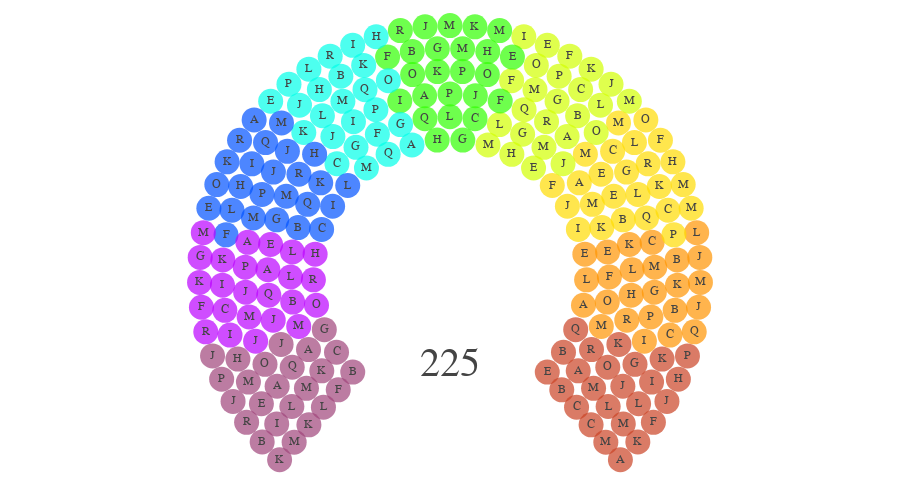

The cell this chart's notebook holds for it:
### Code cell
import plotly.express as px
import pandas as pd
import math
import plotly.express as px

def Sort_Tuple(tup):
    return sorted(tup, key=lambda x: x[1])

def parlamentary_Coord(df,angle_total=180,rows=4, ratio=6,initial='NAME'):    
    arco_total = 0
    angles = []
    for i in range(rows):
        arco_total += math.pi * int(ratio+i)
    for i in range(rows):
        arco_radio = math.pi * int(ratio+i)
        angles.append(angle_total/round(arco_radio/(arco_total/len(df)),0))
    coord = []
    for a in range(len(angles)):
        current_angle = angles[a]/2
        for i in range(int(round(angle_total/angles[a],0))):        
            coord.append((ratio+a, current_angle))
            current_angle += angles[a]
    coord = Sort_Tuple(coord)    
    df["radio"] = list(zip(*coord))[0]
    df["tetha"] = list(zip(*coord))[1]
    df["INITIAL"] = df[initial].apply(lambda x: x[0]) # only for text in marker chart
    return df

url = 'https://raw.githubusercontent.com/U-Danny/test-dataset/main/parlamento.csv'
df = pd.read_csv(url, sep=';')
df = df.iloc[:] #slice for some test. some errors will be generated depending on the length of the df and the configuration of the chart
df = df.sort_values(by=['PARTIDO'], ascending=True) # remember sort df for column 

#config for parlamentary plot
graph_style = "none" #template plotly
height = 500 # height plot
angle_total = 280 # all cover plot, recomended 90 - 300
size_marker = 25  #config by size angle_total in design

#df your dataframe
df = parlamentary_Coord(df,angle_total,6,6)

angle_start = (180 - angle_total)/2
angle_end = 180 + (angle_total - 180)/2

# recomended use 'PARTIDO', 'COLOR' in your dataframe 
d_ict = df[["PARTIDO", "COLOR"]]
d_ict = d_ict.drop_duplicates()
dct = dict(d_ict.values)
fig = px.scatter_polar(
    df,
    r="radio",
    theta="tetha",
    color="PARTIDO",
    color_discrete_map=dct,
    text="INITIAL",
    start_angle=angle_start,
    custom_data=["NAME"],
    range_theta=[angle_start, angle_end],
    direction="counterclockwise",
)
fig.update_layout(
    xaxis=dict(showgrid=False),
    yaxis=dict(showgrid=False),
    margin=dict(b=20, r=5, l=5, t=10),
    height=height,
    polar=dict(
        radialaxis=dict(
            showticklabels=False, ticks="", linecolor="rgba(255, 255, 255, 0)"
        ),
        angularaxis=dict(showticklabels=False, ticks="", linecolor="rgba(0,0,0,0)"),
    ),
    polar_radialaxis_gridcolor="rgba(0,0,0,0)",
    polar_angularaxis_gridcolor="rgba(0,0,0,0)",
)
fig.update_traces(textposition="middle center")
fig.update_traces(
    hovertemplate="<b>%{customdata[0]}</b><extra></extra>",
    textfont_size=12,
)
fig.update_layout(
    template=graph_style,
    autosize=True,
    showlegend=False,
    uniformtext_minsize=8,
    uniformtext_mode="hide",
    font=dict(family="Arial, monospace", size=12),
)
fig.update_traces(marker=dict(opacity=0.7, size=size_marker))
fig.add_annotation(x=0.5, y=0.2,text= str(len(df)), showarrow=False,font=dict(family="Arial, monospace",size=40))#annotation number
fig.show()

### Figure 1 — Plotly figure (JSON) as saved in the notebook; plotly's stock layout.template omitted (floating-point values rounded to 4 significant figures)
{"data": [{"customdata": [["A"], ["M"], ["C"], ["C"], ["B"], ["E"], ["K"], ["M"], ["L"], ["M"], ["A"], ["F"], ["L"], ["B"], ["J"], ["O"], ["J"], ["I"], ["R"], ["G"], ["H"], ["Q"], ["K"], ["K"], ["P"]], "hovertemplate": "<b>%{customdata[0]}</b><extra></extra>", "legendgroup": "PARTIDO-1", "marker": {"color": "#cb4325", "opacity": 0.7, "size": 25, "symbol": "circle"}, "mode": "markers+text", "name": "PARTIDO-1", "r": [11, 10, 9, 8, 7, 6, 11, 10, 9, 8, 7, 11, 10, 6, 9, 8, 11, 10, 7, 9, 11, 6, 8, 10, 11], "showlegend": true, "subplot": "polar", "text": ["A", "M", "C", "C", "B", "E", "K", "M", "L", "M", "A", "F", "L", "B", "J", "O", "J", "I", "R", "G", "H", "Q", "K", "K", "P"], "textfont": {"size": 12}, "textposition": "middle center", "theta": [2.857, 3.182, 3.5, 4, 4.516, 5.385, 8.571, 9.545, 10.5, 12, 13.55, 14.29, 15.91, 16.15, 17.5, 20, 20, 22.27, 22.58, 24.5, 25.71, 26.92, 28, 28.64, 31.43], "type": "scatterpolar"}, {"customdata": [["I"], ["M"], ["C"], ["R"], ["Q"], ["A"], ["P"], ["O"], ["B"], ["J"], ["H"], ["G"], ["K"], ["L"], ["M"], ["F"], ["L"], ["M"], ["B"], ["J"], ["E"], ["E"], ["C"], ["K"], ["L"]], "hovertemplate": "<b>%{customdata[0]}</b><extra></extra>", "legendgroup": "PARTIDO-2", "marker": {"color": "#ff9402", "opacity": 0.7, "size": 25, "symbol": "circle"}, "mode": "markers+text", "name": "PARTIDO-2", "r": [9, 7, 10, 8, 11, 6, 9, 7, 10, 11, 8, 9, 10, 6, 11, 7, 8, 9, 10, 11, 7, 6, 9, 8, 11], "showlegend": true, "subplot": "polar", "text": ["I", "M", "C", "R", "Q", "A", "P", "O", "B", "J", "H", "G", "K", "L", "M", "F", "L", "M", "B", "J", "E", "E", "C", "K", "L"], "textfont": {"size": 12}, "textposition": "middle center", "theta": [31.5, 31.61, 35, 36, 37.14, 37.69, 38.5, 40.65, 41.36, 42.86, 44, 45.5, 47.73, 48.46, 48.57, 49.68, 52, 52.5, 54.09, 54.29, 58.71, 59.23, 59.5, 60, 60.0], "type": "scatterpolar"}, {"customdata": [["P"], ["M"], ["Q"], ["C"], ["K"], ["B"], ["I"], ["M"], ["K"], ["L"], ["E"], ["M"], ["H"], ["R"], ["G"], ["J"], ["F"], ["E"], ["A"], ["L"], ["C"], ["O"], ["F"], ["M"], ["M"]], "hovertemplate": "<b>%{customdata[0]}</b><extra></extra>", "legendgroup": "PARTIDO-3", "marker": {"color": "#ffdc02", "opacity": 0.7, "size": 25, "symbol": "circle"}, "mode": "markers+text", "name": "PARTIDO-3", "r": [10, 11, 9, 10, 7, 8, 6, 11, 10, 9, 8, 7, 11, 10, 9, 6, 11, 8, 7, 10, 9, 11, 6, 8, 10], "showlegend": true, "subplot": "polar", "text": ["P", "M", "Q", "C", "K", "B", "I", "M", "K", "L", "E", "M", "H", "R", "G", "J", "F", "E", "A", "L", "C", "O", "F", "M", "M"], "textfont": {"size": 12}, "textposition": "middle center", "theta": [60.45, 65.71, 66.5, 66.82, 67.74, 68, 70.0, 71.43, 73.18, 73.5, 76, 76.77, 77.14, 79.55, 80.5, 80.77, 82.86, 84, 85.81, 85.91, 87.5, 88.57, 91.54, 92, 92.27], "type": "scatterpolar"}, {"customdata": [["M"], ["O"], ["J"], ["L"], ["J"], ["A"], ["B"], ["E"], ["M"], ["C"], ["K"], ["R"], ["G"], ["P"], ["F"], ["G"], ["H"], ["M"], ["Q"], ["E"], ["O"], ["L"], ["F"], ["I"], ["M"]], "hovertemplate": "<b>%{customdata[0]}</b><extra></extra>", "legendgroup": "PARTIDO-4", "marker": {"color": "#d1ff02", "opacity": 0.7, "size": 25, "symbol": "circle"}, "mode": "markers+text", "name": "PARTIDO-4", "r": [11, 9, 7, 10, 11, 8, 9, 6, 7, 10, 11, 8, 9, 10, 11, 7, 6, 9, 8, 11, 10, 7, 9, 11, 6], "showlegend": true, "subplot": "polar", "text": ["M", "O", "J", "L", "J", "A", "B", "E", "M", "C", "K", "R", "G", "P", "F", "G", "H", "M", "Q", "E", "O", "L", "F", "I", "M"], "textfont": {"size": 12}, "textposition": "middle center", "theta": [94.29, 94.5, 94.84, 98.64, 100.0, 100, 101.5, 102.3, 103.9, 105.0, 105.7, 108, 108.5, 111.4, 111.4, 112.9, 113.1, 115.5, 116, 117.1, 117.7, 121.9, 122.5, 122.9, 123.8], "type": "scatterpolar"}, {"customdata": [["F"], ["E"], ["M"], ["O"], ["H"], ["C"], ["J"], ["K"], ["G"], ["P"], ["M"], ["M"], ["L"], ["P"], ["G"], ["K"], ["H"], ["J"], ["A"], ["Q"], ["B"], ["O"], ["R"], ["F"], ["I"]], "hovertemplate": "<b>%{customdata[0]}</b><extra></extra>", "legendgroup": "PARTIDO-5", "marker": {"color": "#30ff02", "opacity": 0.7, "size": 25, "symbol": "circle"}, "mode": "markers+text", "name": "PARTIDO-5", "r": [8, 10, 11, 9, 10, 7, 8, 11, 6, 9, 10, 11, 7, 8, 10, 9, 6, 11, 8, 7, 10, 9, 11, 10, 8], "showlegend": true, "subplot": "polar", "text": ["F", "E", "M", "O", "H", "C", "J", "K", "G", "P", "M", "M", "L", "P", "G", "K", "H", "J", "A", "Q", "B", "O", "R", "F", "I"], "textfont": {"size": 12}, "textposition": "middle center", "theta": [124, 124.1, 128.6, 129.5, 130.5, 131.0, 132, 134.3, 134.6, 136.5, 136.8, 140.0, 140, 140, 143.2, 143.5, 145.4, 145.7, 148, 149.0, 149.5, 150.5, 151.4, 155.9, 156], "type": "scatterpolar"}, {"customdata": [["A"], ["H"], ["O"], ["G"], ["K"], ["I"], ["P"], ["Q"], ["Q"], ["F"], ["R"], ["B"], ["M"], ["I"], ["L"], ["H"], ["G"], ["M"], ["L"], ["J"], ["P"], ["J"], ["C"], ["K"], ["E"]], "hovertemplate": "<b>%{customdata[0]}</b><extra></extra>", "legendgroup": "PARTIDO-6", "marker": {"color": "#02ffe8", "opacity": 0.7, "size": 25, "symbol": "circle"}, "mode": "markers+text", "name": "PARTIDO-6", "r": [6, 11, 9, 7, 10, 11, 8, 9, 6, 7, 11, 10, 9, 8, 11, 10, 7, 6, 9, 8, 11, 10, 7, 9, 11], "showlegend": true, "subplot": "polar", "text": ["A", "H", "O", "G", "K", "I", "P", "Q", "Q", "F", "R", "B", "M", "I", "L", "H", "G", "M", "L", "J", "P", "J", "C", "K", "E"], "textfont": {"size": 12}, "textposition": "middle center", "theta": [156.2, 157.1, 157.5, 158.1, 162.3, 162.9, 164, 164.5, 166.9, 167.1, 168.6, 168.6, 171.5, 172, 174.3, 175.0, 176.1, 177.7, 178.5, 180, 180.0, 181.4, 185.2, 185.5, 185.7], "type": "scatterpolar"}, {"customdata": [["M"], ["H"], ["L"], ["A"], ["J"], ["Q"], ["K"], ["R"], ["R"], ["I"], ["J"], ["I"], ["K"], ["Q"], ["M"], ["P"], ["H"], ["O"], ["C"], ["G"], ["B"], ["L"], ["M"], ["E"], ["F"]], "hovertemplate": "<b>%{customdata[0]}</b><extra></extra>", "legendgroup": "PARTIDO-7", "marker": {"color": "#0252ff", "opacity": 0.7, "size": 25, "symbol": "circle"}, "mode": "markers+text", "name": "PARTIDO-7", "r": [10, 8, 6, 11, 9, 10, 7, 8, 11, 6, 9, 10, 11, 7, 8, 9, 10, 11, 6, 8, 7, 10, 9, 11, 10], "showlegend": true, "subplot": "polar", "text": ["M", "H", "L", "A", "J", "Q", "K", "R", "R", "I", "J", "I", "K", "Q", "M", "P", "H", "O", "C", "G", "B", "L", "M", "E", "F"], "textfont": {"size": 12}, "textposition": "middle center", "theta": [187.7, 188, 188.5, 191.4, 192.5, 194.1, 194.2, 196, 197.1, 199.2, 199.5, 200.5, 202.9, 203.2, 204, 206.5, 206.8, 208.6, 210.0, 212, 212.3, 213.2, 213.5, 214.3, 219.5], "type": "scatterpolar"}, {"customdata": [["E"], ["M"], ["A"], ["H"], ["L"], ["G"], ["K"], ["P"], ["A"], ["L"], ["K"], ["R"], ["I"], ["J"], ["Q"], ["F"], ["C"], ["B"], ["M"], ["O"], ["R"], ["J"], ["I"], ["M"], ["J"]], "hovertemplate": "<b>%{customdata[0]}</b><extra></extra>", "legendgroup": "PARTIDO-8", "marker": {"color": "#ba02ff", "opacity": 0.7, "size": 25, "symbol": "circle"}, "mode": "markers+text", "name": "PARTIDO-8", "r": [8, 11, 9, 6, 7, 11, 10, 9, 8, 7, 11, 6, 10, 9, 8, 11, 10, 7, 9, 6, 11, 8, 10, 7, 9], "showlegend": true, "subplot": "polar", "text": ["E", "M", "A", "H", "L", "G", "K", "P", "A", "L", "K", "R", "I", "J", "Q", "F", "C", "B", "M", "O", "R", "J", "I", "M", "J"], "textfont": {"size": 12}, "textposition": "middle center", "theta": [220, 220.0, 220.5, 220.8, 221.3, 225.7, 225.9, 227.5, 228, 230.3, 231.4, 231.5, 232.3, 234.5, 236, 237.1, 238.6, 239.4, 241.5, 242.3, 242.9, 244, 245.0, 248.4, 248.5], "type": "scatterpolar"}, {"customdata": [["J"], ["H"], ["J"], ["G"], ["P"], ["O"], ["A"], ["M"], ["Q"], ["J"], ["A"], ["C"], ["E"], ["R"], ["K"], ["M"], ["L"], ["I"], ["B"], ["B"], ["F"], ["L"], ["K"], ["M"], ["K"]], "hovertemplate": "<b>%{customdata[0]}</b><extra></extra>", "legendgroup": "PARTIDO-9", "marker": {"color": "#a0447a", "opacity": 0.7, "size": 25, "symbol": "circle"}, "mode": "markers+text", "name": "PARTIDO-9", "r": [11, 10, 8, 6, 11, 9, 7, 10, 8, 11, 9, 6, 10, 11, 7, 8, 9, 10, 11, 6, 7, 8, 9, 10, 11], "showlegend": true, "subplot": "polar", "text": ["J", "H", "J", "G", "P", "O", "A", "M", "Q", "J", "A", "C", "E", "R", "K", "M", "L", "I", "B", "B", "F", "L", "K", "M", "K"], "textfont": {"size": 12}, "textposition": "middle center", "theta": [248.6, 251.4, 252, 253.1, 254.3, 255.5, 257.4, 257.7, 260, 260.0, 262.5, 263.8, 264.1, 265.7, 266.5, 268, 269.5, 270.5, 271.4, 274.6, 275.5, 276, 276.5, 276.8, 277.1], "type": "scatterpolar"}], "layout": {"annotations": [{"font": {"family": "Arial, monospace", "size": 40}, "showarrow": false, "text": "225", "x": 0.5, "y": 0.2}], "autosize": true, "font": {"family": "Arial, monospace", "size": 12}, "height": 500, "legend": {"title": {"text": "PARTIDO"}, "tracegroupgap": 0}, "margin": {"b": 20, "l": 5, "r": 5, "t": 10}, "polar": {"angularaxis": {"direction": "counterclockwise", "gridcolor": "rgba(0,0,0,0)", "linecolor": "rgba(0,0,0,0)", "rotation": -50, "showticklabels": false, "ticks": ""}, "domain": {"x": [0, 1], "y": [0, 1]}, "radialaxis": {"gridcolor": "rgba(0,0,0,0)", "linecolor": "rgba(255, 255, 255, 0)", "showticklabels": false, "ticks": ""}, "sector": [-50, 230]}, "showlegend": false, "uniformtext": {"minsize": 8, "mode": "hide"}, "xaxis": {"showgrid": false}, "yaxis": {"showgrid": false}}}
